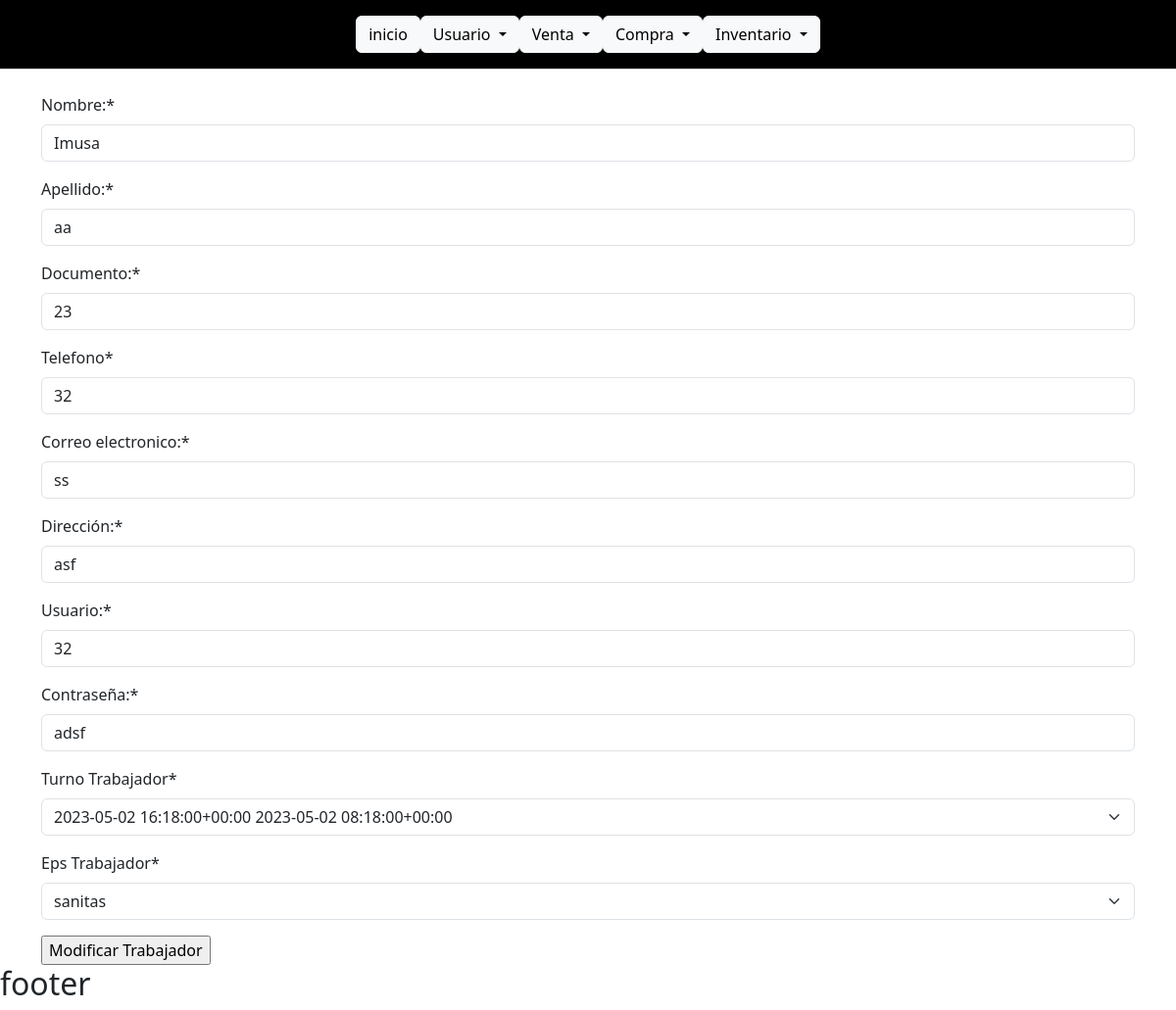
The page /usuarios/trabajador/modificar/5/ (signed in) on the database its author committed.
### usuario/models.py (models this page shows, shortened)
class Trabajador(models.Model):
    nombre= models.CharField(max_length=45,verbose_name="Nombre:")
    apellido= models.CharField(max_length=45,verbose_name="Apellido:")
    documento=models.IntegerField(max_length=10,verbose_name="Documento:")
    telefono=models.CharField(max_length=10,verbose_name="Telefono")
    correo=models.CharField(max_length=45,verbose_name="Correo electronico:")
    direccion=models.CharField(max_length=45,verbose_name="Dirección:")
    usuario=models.CharField(max_length=45,verbose_name="Usuario:")
    contrasena=models.CharField(max_length=45,verbose_name="Contraseña:")
    class Estado(models.TextChoices):
        ACTIVO='1',_("Activo")
        INACTIVO='0',_("Inactivo")
    estado=models.CharField(max_length=1,choices=Estado.choices,default=Estado.ACTIVO,verbose_name="Estado")
    turno_trabajador=models.ForeignKey(Turno, on_delete=models.CASCADE,verbose_name="Turno Trabajador")
    eps_trabajador=models.ForeignKey(Eps, on_delete=models.CASCADE,verbose_name="Eps Trabajador")
    class Meta:
        verbose_name_plural = "Trabajadores"

class Eps(models.Model):
    nombre=models.CharField(max_length=45,verbose_name="Nombre EPS:")
    class Estado(models.TextChoices):
        ACTIVO='1',_("Activo")
        INACTIVO='0',_("Inactivo")
    estado=models.CharField(max_length=1,choices=Estado.choices,default=Estado.ACTIVO,verbose_name="Estado")
    def __str__(self):
        return "%s "%(self.nombre)
    class Meta:
        verbose_name_plural = "Eps"

### usuario/views.py (the view)
# urls.py: path('trabajador/modificar/<int:pk>/', trabajador_modificar, name="trabajador-modificar" ),
@login_required
def trabajador_modificar(request,pk):
    titulo="Trabajador"
    trabajador= Trabajador.objects.get(id=pk)
    if request.method== 'POST':
        form= TrabajadorUpdateForm(request.POST, instance=trabajador)
        if form.is_valid():
            form.save()
            messages.success(request, 'El formulario se modificado correctamente.')
            return redirect('trabajador')
    else:
        form= TrabajadorUpdateForm(instance=trabajador)
    context={
        "titulo":titulo,
        "form":form
        }
    return render(request,"usuarios/trabajador/modificar.html", context)

### usuario/forms.py
class TrabajadorUpdateForm(ModelForm):
    class Meta:
        model = Trabajador
        fields = "__all__"
        exclude=["estado"]

### usuario/models.py (called while the page is built)
    def __str__(self):
        return "%s %s"%(self.fecha_ingreso,self.fecha_salida)

### base/templates/usuarios/trabajador/modificar.html
{% extends 'partials/body.html' %}
{% load crispy_forms_tags %}
{% block contenido %}
<form action="" method="POST">
  {% csrf_token %} {{form|crispy}}
  <input type="submit" value="Modificar {{titulo}}" />
</form>
{% endblock contenido %}

### rows shown on the page
Trabajador: nombre "Imusa", apellido "aa", documento "23", telefono "32", correo "ss", direccion "asf", usuario "32", contrasena "adsf", turno_trabajador "2023-05-02 16:18:00+00:00 2023-05-02 08:18:00+00:00", eps_trabajador "sanitas"
